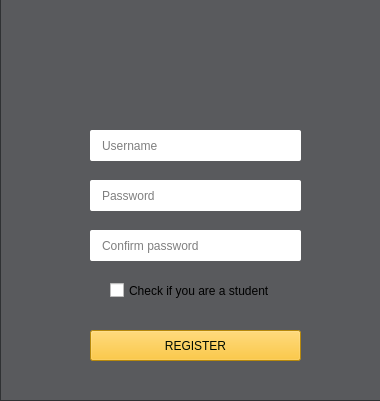
<?xml version="1.0" encoding="UTF-8"?>
<ui version="4.0">
 <class>Form</class>
 <widget class="QWidget" name="Form">
  <property name="geometry">
   <rect>
    <x>0</x>
    <y>0</y>
    <width>380</width>
    <height>401</height>
   </rect>
  </property>
  <property name="windowTitle">
   <string>Form</string>
  </property>
  <widget class="QListWidget" name="listWidget">
   <property name="geometry">
    <rect>
     <x>0</x>
     <y>-10</y>
     <width>381</width>
     <height>411</height>
    </rect>
   </property>
   <property name="styleSheet">
    <string notr="true">background-color:rgba(47, 49, 52,200);
border-radious:20px;
</string>
   </property>
  </widget>
  <widget class="QLineEdit" name="lineEdit">
   <property name="geometry">
    <rect>
     <x>90</x>
     <y>130</y>
     <width>211</width>
     <height>31</height>
    </rect>
   </property>
   <property name="styleSheet">
    <string notr="true">border-radius:2px;
padding-left:10px;
border:px
</string>
   </property>
   <property name="text">
    <string/>
   </property>
   <property name="placeholderText">
    <string>Username</string>
   </property>
  </widget>
  <widget class="QLineEdit" name="lineEdit_2">
   <property name="geometry">
    <rect>
     <x>90</x>
     <y>230</y>
     <width>211</width>
     <height>31</height>
    </rect>
   </property>
   <property name="styleSheet">
    <string notr="true">border-radius:2px;
padding-left:10px;
border:px
</string>
   </property>
   <property name="text">
    <string/>
   </property>
   <property name="placeholderText">
    <string>Confirm password</string>
   </property>
  </widget>
  <widget class="QLineEdit" name="lineEdit_3">
   <property name="geometry">
    <rect>
     <x>90</x>
     <y>180</y>
     <width>211</width>
     <height>31</height>
    </rect>
   </property>
   <property name="styleSheet">
    <string notr="true">border-radius:2px;
padding-left:10px;
border:px
</string>
   </property>
   <property name="text">
    <string/>
   </property>
   <property name="placeholderText">
    <string>Password</string>
   </property>
  </widget>
  <widget class="QPushButton" name="b2">
   <property name="geometry">
    <rect>
     <x>90</x>
     <y>330</y>
     <width>211</width>
     <height>31</height>
    </rect>
   </property>
   <property name="styleSheet">
    <string notr="true">QPushButton#b2{
background-color: rgb(255, 191, 16);	
color:rgb(1,12,0);
colorborder-radius:5px;
}
QPushButton#b2:pressed{
	background-color: rgb(255, 234, 87);
}
</string>
   </property>
   <property name="text">
    <string>REGISTER</string>
   </property>
  </widget>
  <widget class="QCheckBox" name="Check">
   <property name="geometry">
    <rect>
     <x>110</x>
     <y>280</y>
     <width>181</width>
     <height>21</height>
    </rect>
   </property>
   <property name="text">
    <string>Check if you are a student</string>
   </property>
  </widget>
 </widget>
 <resources/>
 <connections/>
</ui>
